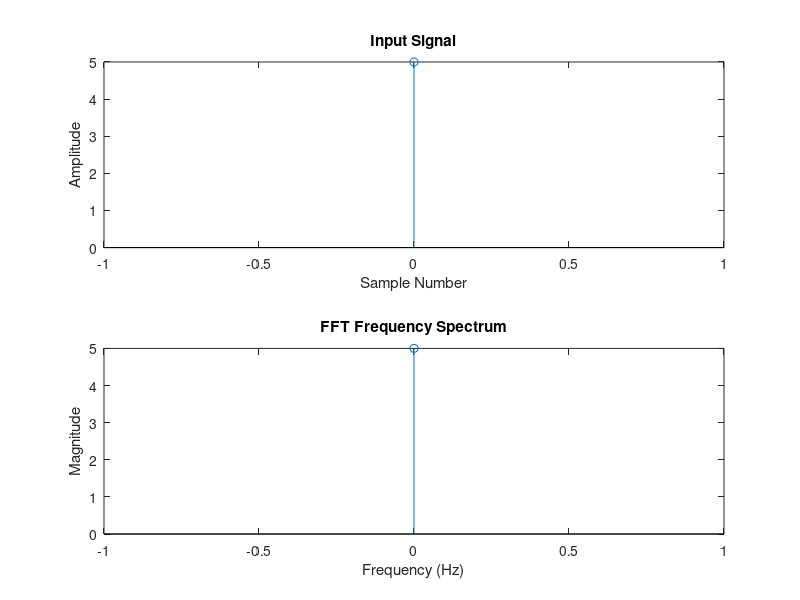

MATLAB code to generate this figure:
clc;
clear all;
close all;

% Enter the signal
x = input('Enter the signal samples: ');

% Enter sampling frequency
Fs = input('Enter the sampling frequency (Hz): ');

% Length of signal
N = length(x);

% Calculate FFT
X = fft(x);

% Magnitude spectrum
magnitude = abs(X);

% Frequency axis
f = (0:N-1) * (Fs/N);

% Consider only positive frequencies
half_N = floor(N/2) + 1;

f_positive = f(1:half_N);
magnitude_positive = magnitude(1:half_N);

% Display frequency components
disp('Frequency components:');
disp(f_positive);

disp('Magnitude of frequency components:');
disp(magnitude_positive);



% Plot time-domain signal
subplot(211)
stem(0:N-1, x);

xlabel('Sample Number');
ylabel('Amplitude');
title('Input Signal');



% Plot frequency spectrum
subplot(212)

stem(f_positive, magnitude_positive);

xlabel('Frequency (Hz)');
ylabel('Magnitude');
title('FFT Frequency Spectrum');
